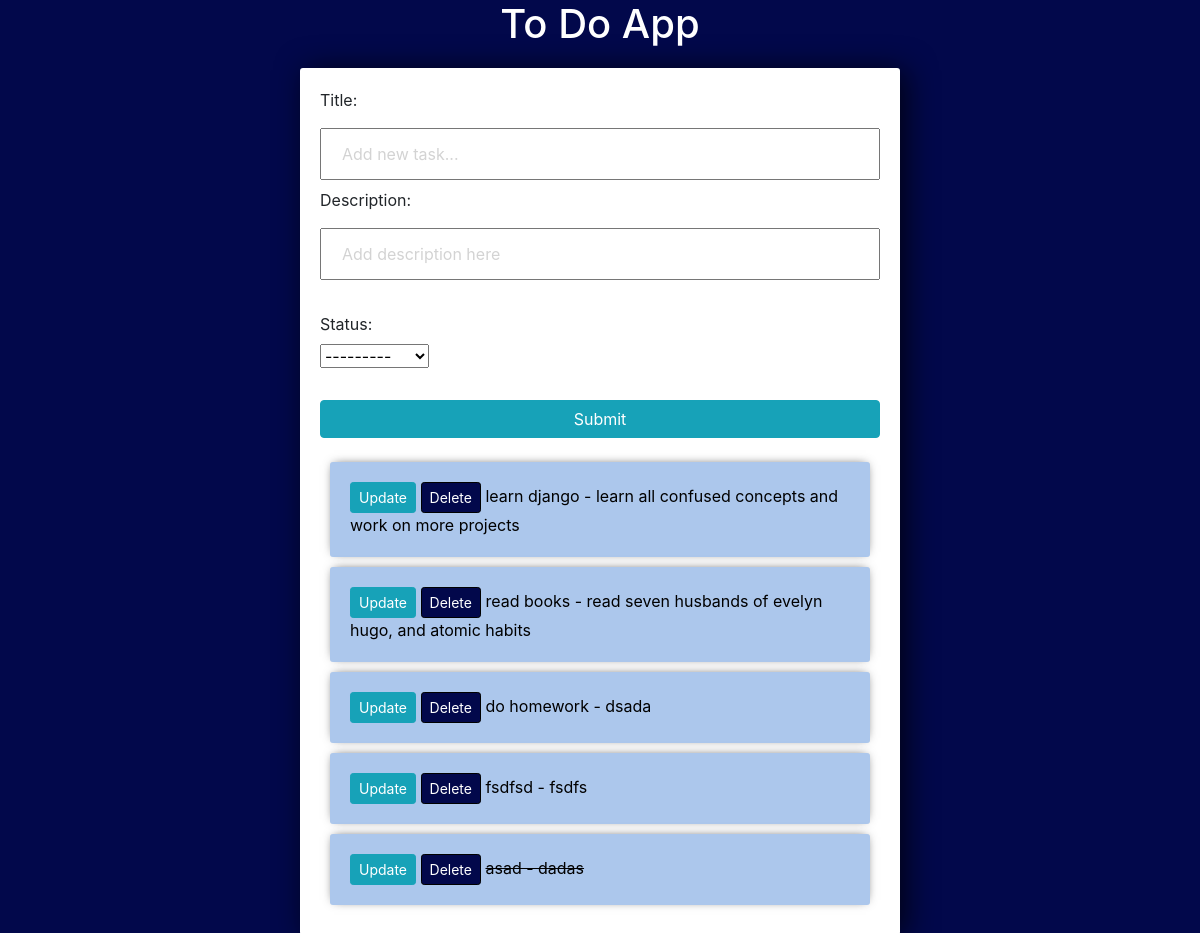
The page / on the database its author committed.
### tasks/models.py (models this page shows)
class Task(models.Model):
    CHOICES = (
        ("Done", "Done"),
        ("InProgress", "In Progress"),
        ("NotStarted", "Not Started"),
    )
    title = models.CharField(max_length=200)
    description = models.TextField(default=None)
    status = models.CharField(max_length=20, choices=CHOICES)
    created = models.DateTimeField(auto_now_add=True)
    def __str__(self):
        return f"{self.title} - {self.description}"

### tasks/views.py (the view)
# urls.py: path("", views.index,name="list"),
def index(request):
    tasks = Task.objects.all()
    form = TaskForm()
    if request.method == "POST":
        form = TaskForm(request.POST)
        if form.is_valid():
            form.save()
        return redirect("/")
    context = {"tasks": tasks, "form": form}
    return render(request, "tasks/list.html", context)

### tasks/forms.py
class TaskForm(forms.ModelForm):
    title = forms.CharField(
        widget=forms.TextInput(attrs={"placeholder": "Add new task..."})
    )
    description = forms.CharField(
        widget=forms.TextInput(attrs={"placeholder": "Add description here"})
    )
    class Meta:
        model = Task
        fields = "__all__"
        widgets = {
            "description": forms.Textarea(attrs={"rows": 2, "cols": 40}),
        }

### tasks/templates/tasks/list.html (shortened to what this page needs)
<center><h1>To Do App</h1></center>
<link rel="stylesheet" href="https://stackpath.bootstrapcdn.com/bootstrap/4.3.1/css/bootstrap.min.css">
<div class="center-column">
<form action="/" method="POST">
    <div>
        <label for="title">Title:</label> <br>
        {{ form.title }} <br>
    </div>
    <div>
        <label for="description">Description:</label> <br>
        {{ form.description }}
    </div> <br>
    <div>
        <label for="status">Status:</label> <br>
        {{ form.status }}
    </div> <br>
    <input class="btn btn-info" type="submit" name="Create Task">
</form>
<div>
<div class="todo-list">
{%for task in tasks%}
<div class="item-row">
    <a class="btn btn-sm btn-info" href="{% url 'update_task' task.id %}">Update</a>
    <a class="btn btn-sm btn-danger" href="{% url 'delete' task.id %}">Delete</a>
    {% if task.status == "Done" %}
    <strike>{{task}}</strike>
    {%else%}
    <span>
        {{task}}
    </span>
    {% endif %}
</div>
{% endfor %}
</div>
</div>

### tasks/templates/tasks/list.html (style rules this page uses)
input { width: 100%; padding: 12px 20px; margin: 8px 0; box-sizing: border-box; }
h1 { color:#ffffff; }
input::placeholder { color: #d3d3d3; }
.center-column { width:600px; margin: 20px auto; padding:20px; background-color: #fff; border-radius: 3px; box-shadow: 6px 2px 30px 0px rgba(0,0,0,0.75); }
.item-row { background-color: #acc7ec; margin: 10px; padding: 20px; border-radius: 3px; color: #000000; font-size: 16px; box-shadow: 0px -1px 10px -4px rgba(0,0,0,0.75); }
.btn-danger { background-color: #02084b; border-color: #000000; }

### rows shown on the page
Task: title+description "learn django - learn all confused concepts and work on more projects"
Task: title+description "read books - read seven husbands of evelyn hugo, and atomic habits"
Task: title+description "do homework - dsada"
Task: title+description "fsdfsd - fsdfs"
Task: title+description "asad - dadas"
